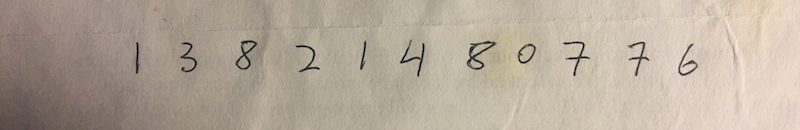
#> input picture caseStudyHandwritingRecognition/data/img1.jpg, 800 x 130 px
$ python splitAndMerge.py --image ../../caseStudyHandwritingRecognition/data/img1.jpg
#> lines starting #> are read from the running program, lines starting #| are printed output that depends on the picture
import numpy as np
import argparse
import cv2

ap = argparse.ArgumentParser()
ap.add_argument('-i', '--image', required=True, help='Path to the image')
args = vars(ap.parse_args())

image = cv2.imread(args['image'])
#> image is the input picture: shape (130, 800, 3); mean B, G, R 154.4, 169.2, 181.1
(B, G, R) = cv2.split(image)
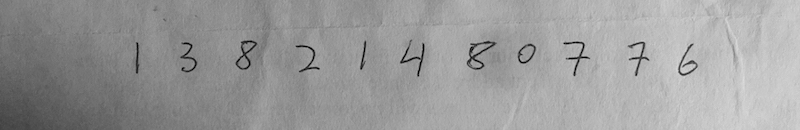
#> B: shape (130, 800); min 0, max 220, mean 154.4
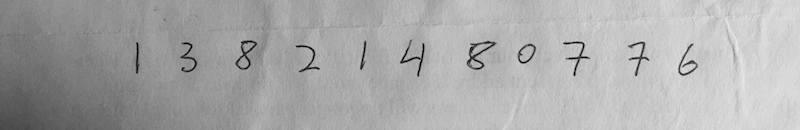
#> G: shape (130, 800); min 0, max 234, mean 169.2

cv2.imshow('Red', R)
cv2.imshow('Green', G)
cv2.imshow('Blue', B)
cv2.waitKey(0)

merged = cv2.merge([B, G, R])
cv2.imshow('Merged', merged)
cv2.waitKey(0)
cv2.destroyAllWindows()

zeros = np.zeros(image.shape[:2], dtype='uint8')
cv2.imshow('Red', cv2.merge([zeros, zeros, R]))
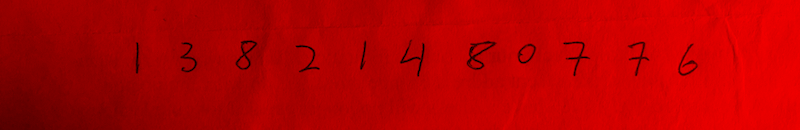
#> window 'Red': shape (130, 800, 3); mean B, G, R 0, 0, 181.1
cv2.imshow('Green', cv2.merge([zeros, G, zeros]))
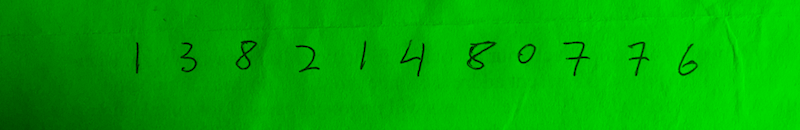
#> window 'Green': shape (130, 800, 3); mean B, G, R 0, 169.2, 0
cv2.imshow('Blue', cv2.merge([B, zeros, zeros]))
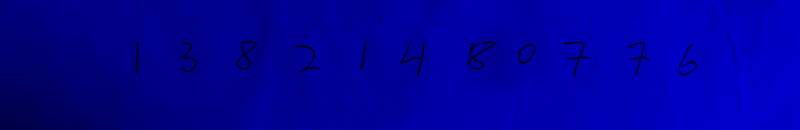
#> window 'Blue': shape (130, 800, 3); mean B, G, R 154.4, 0, 0
cv2.waitKey(0)
